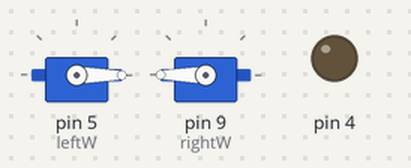
This sketch was run on a simulated Arduino Uno, built with avr-gcc and run on an emulated ATmega328P. Shown: 2 × servo, output pins drawn as LEDs (lit = HIGH).

Above: at 0.1 s.
At 3.6 s:
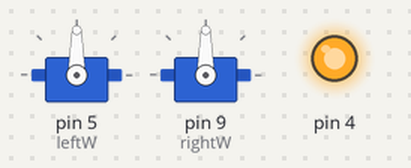
At 8.3 s:
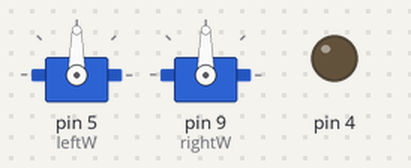
Timing chart, 0 to 9.8 s (numbered marks = the images above):
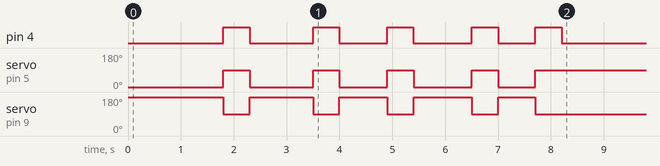

The sketch:

RobotWorking.ino
```cpp
// ---------------------------------------------------------------------------
// Example NewPing library sketch that does a ping about 20 times per second.
// ---------------------------------------------------------------------------

#include <NewPing.h>
#include <Servo.h>

#define TRIGGER_PIN  12  // Arduino pin tied to trigger pin on the ultrasonic sensor.
#define ECHO_PIN     11  // Arduino pin tied to echo pin on the ultrasonic sensor.
#define MAX_DISTANCE 300 // Maximum distance we want to ping for (in centimeters). Maximum sensor distance is rated at 400-500cm.

NewPing sonar(TRIGGER_PIN, ECHO_PIN, MAX_DISTANCE); // NewPing setup of pins and maximum distance.
Servo leftW;
Servo rightW;

int STOP_VAL_R = 90;
int STOP_VAL_L = 90;
int Counter = 0;

void setup() {
  Serial.begin(115200); // Open serial monitor at 115200 baud to see ping results.
  leftW.attach(5);
  leftW.write(STOP_VAL_L);
  rightW.attach(9);
  rightW.write(STOP_VAL_R);
  pinMode(4, OUTPUT);
}

void stop() {
  leftW.write(STOP_VAL_L);
  rightW.write(STOP_VAL_R);
}

void forward() {
  leftW.write(0);
  rightW.write(180);
}

void backup() {
  leftW.write(180);
  rightW.write(0);
}

void loop() {
  if (Counter < 1) {
    forward();
    delay(1800);
    stop();
    digitalWrite(4, HIGH);
    delay(500);
    digitalWrite(4, LOW);
    forward();
    delay(1200);
    stop();
    digitalWrite(4, HIGH);
    delay(500);
    digitalWrite(4, LOW);
    forward();
    delay(900);
    stop();
    digitalWrite(4, HIGH);
    delay(500);
    digitalWrite(4, LOW);
    forward();
    delay(1100);
    stop();
    digitalWrite(4, HIGH);
    delay(500);
    digitalWrite(4, LOW);
    forward();
    delay(700);
    stop();
    digitalWrite(4, HIGH);
    delay(500);
    digitalWrite(4, LOW);
    Counter = Counter + 2;
  }

}
```

Measured:
- by itself, pin 4: LOW → HIGH at 1.8 s, → LOW 0.50 s later, → HIGH 1.2 s later, → LOW 0.50 s later, … (10 changes in this stretch)
- by itself, servo on pin 5 (leftW): 0° → 90° at 1.8 s, → 0° 0.50 s later, → 90° 1.2 s later, → 0° 0.50 s later, … (9 changes in this stretch)
- by itself, servo on pin 9 (rightW): 180° → 90° at 1.8 s, → 180° 0.50 s later, → 90° 1.2 s later, → 180° 0.50 s later, … (9 changes in this stretch)
